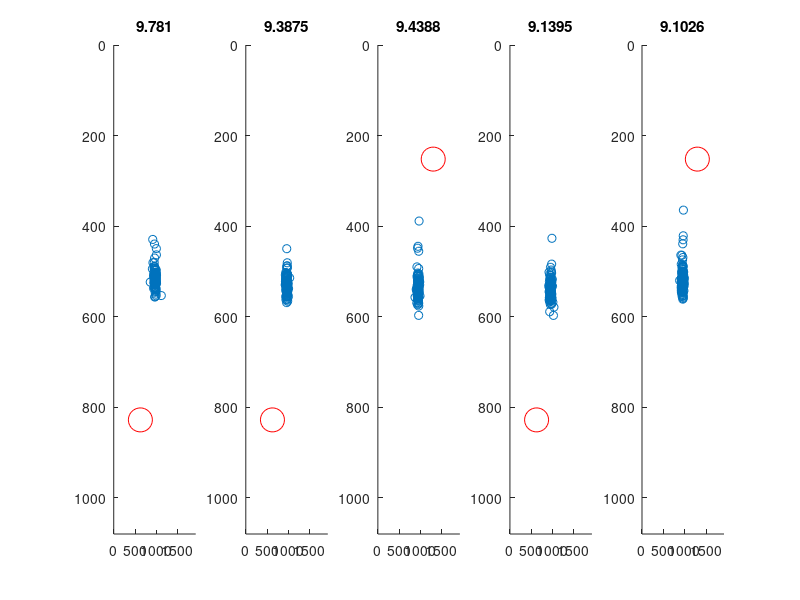

The MATLAB script that drew this image:
% Pupil analysis
% written by YH
% 6/11/2019

function D = eyeposition
clear; clear all;

% Load data
load('02MH13yh_eye.mat')
load('02_MH_1_3.mat')

nn = 0;
for block = 1:length([Data.condition])
    for trl = 1:length(Data(block).TR)
        nn = nn + 1;
        tIdx(nn) = Data(block).TR(trl).train;
        cIdx(nn) = Data(block).condition;
        eIdx(nn) = Data(block).TR(trl).eyeError;
        disk_x(nn) = Data(block).TR(trl).dispLocPeriph(1);
        disk_y(nn) = Data(block).TR(trl).dispLocPeriph(2);
    end
end

% EFIX(trl,0,stime,etime,dur,x,y,pupil,dist)
for ii=1:length(EFIX)
    EFIX(ii,9)...
        = (sqrt((EFIX(ii,6) - disk_x(EFIX(ii,1)))^2 ...
        + (EFIX(ii,7) - disk_y(EFIX(ii,1)))^2))/Cfg.pixelsPerDegree;
end

figure(...
    'InvertHardcopy', 'off',...
    'Color', [1 1 1],...
    'Position', [0 0 1600 200]);
nn=0;
for cond = 1:3
    if cond == 1
        nn=nn+1;
        D.distance(nn)...
            = mean(EFIX(ismember(EFIX(:,1),find(cIdx==1 & eIdx==0)),9));
        subplot(1,5,nn);
        scatter(EFIX(ismember(EFIX(:,1),find(cIdx==1 & eIdx==0)),6),...
            EFIX(ismember(EFIX(:,1),find(cIdx==1 & eIdx==0)),7)); hold on;
        scatter(mean(disk_x(cIdx==1 & eIdx==0)),mean(disk_y(cIdx==1 & eIdx==0)),300,'r');
        axis([0 Cfg.screensize_c 0 Cfg.screensize_r]);
        set(gca,'YDir','reverse')
        title(num2str(D.distance(nn)))
    else
        for train = [1 0]
            nn=nn+1;
            D.distance(nn)...
            = mean(EFIX(ismember(EFIX(:,1),find(tIdx==train & cIdx==cond & eIdx==0)),9));
        subplot(1,5,nn);
        scatter(EFIX(ismember(EFIX(:,1),find(tIdx==train & cIdx==cond & eIdx==0)),6),...
            EFIX(ismember(EFIX(:,1),find(tIdx==train & cIdx==cond & eIdx==0)),7)); hold on;
        scatter(mean(disk_x(tIdx==train & cIdx==cond & eIdx==0)),...
            mean(disk_y(tIdx==train & cIdx==cond & eIdx==0)),300,'r');
        axis([0 Cfg.screensize_c 0 Cfg.screensize_r]);
        set(gca,'YDir','reverse')
        title(num2str(D.distance(nn)))
        end
    end
end


return